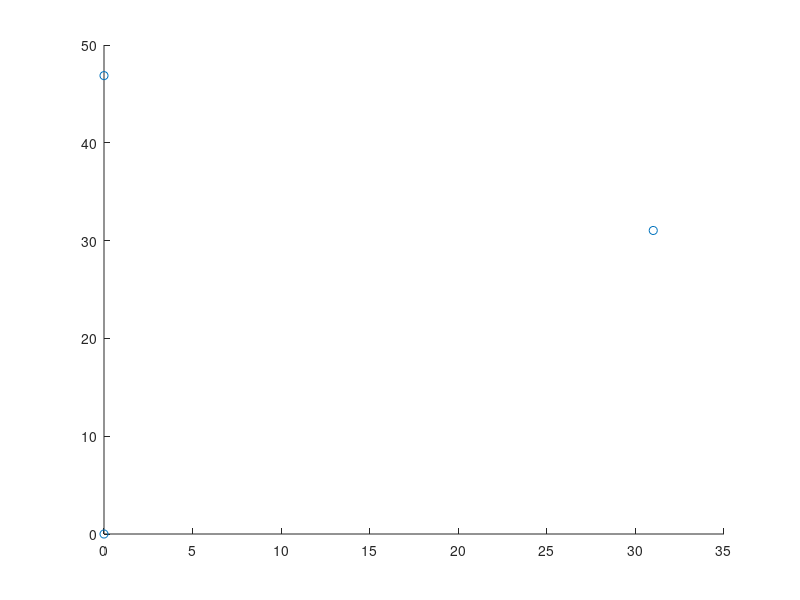

The MATLAB script that drew this image:
d12 = 46.87;
d23 = 43.87;
a132 = 72.08; % degrees

a235 = 30.5;
a342 = 34.20;
d25 = 53.34;

a213sinus = (d23 * sin(deg2rad(a132))) / d12;
a213 = rad2deg(asin(a213sinus)); % degrees

a123 = 180 - a132 - a213; 

% law of sines to find side distance d13

d13 = (sin(deg2rad(a123)) * d12) / sin(deg2rad(a132));

% coords for point 3
a32f = 90 - a123;
a23f = 180 - 90 - a32f;
d2f = cos(deg2rad(a32f)) * d23
d3f = sin(deg2rad(a32f)) * d23
d2f^2 + d3f^2 
sqrt(1.9246e+03)
% wells locations
wellsLocations = [0,0; 0,46.87; 31.006, 31.035];
hydraulicHead = [506.6, 503, 504];
scatter(wellsLocations(:,1), wellsLocations(:,2))

% hydraulic heads

%% wells locaiton in Second field
Sd12 = 48.143;
Sd23 = 51.974;
Sd31 = 91.085;
Sa123 = 130.79;

Sd34 = 37.201;
Sd24 = 71.531;
Sa234 = 105.50;

Sa132Cos = (Sd31^2 + Sd23^2 - Sd12^2) / (2* Sd31 * Sd23);

Sa132 = acos(Sa132Cos); % degrees
Sa132 = rad2deg(Sa132);

Sa134 = Sa234 - Sa132;

% side of trinagle 134
Sd14_squared = Sd34^2 + Sd31^2 - 2 * Sd34 * Sd31 * cos(Sa134); 
Sd14 = sqrt(Sd14_squared);

% Sa413
Sa314_sinus = (sin(deg2rad(Sa134)) * Sd34) / Sd14;
Sa314 = asin(Sa314_sinus);
Sa314 = rad2deg(Sa314);

Sa143 = 180 - Sa314 - Sa134;
% a angle, d distance
aABD = 90 - Sa143;
aBAD = 180 - 90 - aABD;

dBD = ( Sd34 / sin(deg2rad(90)) )  * sin(deg2rad(aBAD));

dAD = ( Sd34 / sin(deg2rad(90)) )  * sin(deg2rad(aABD));
